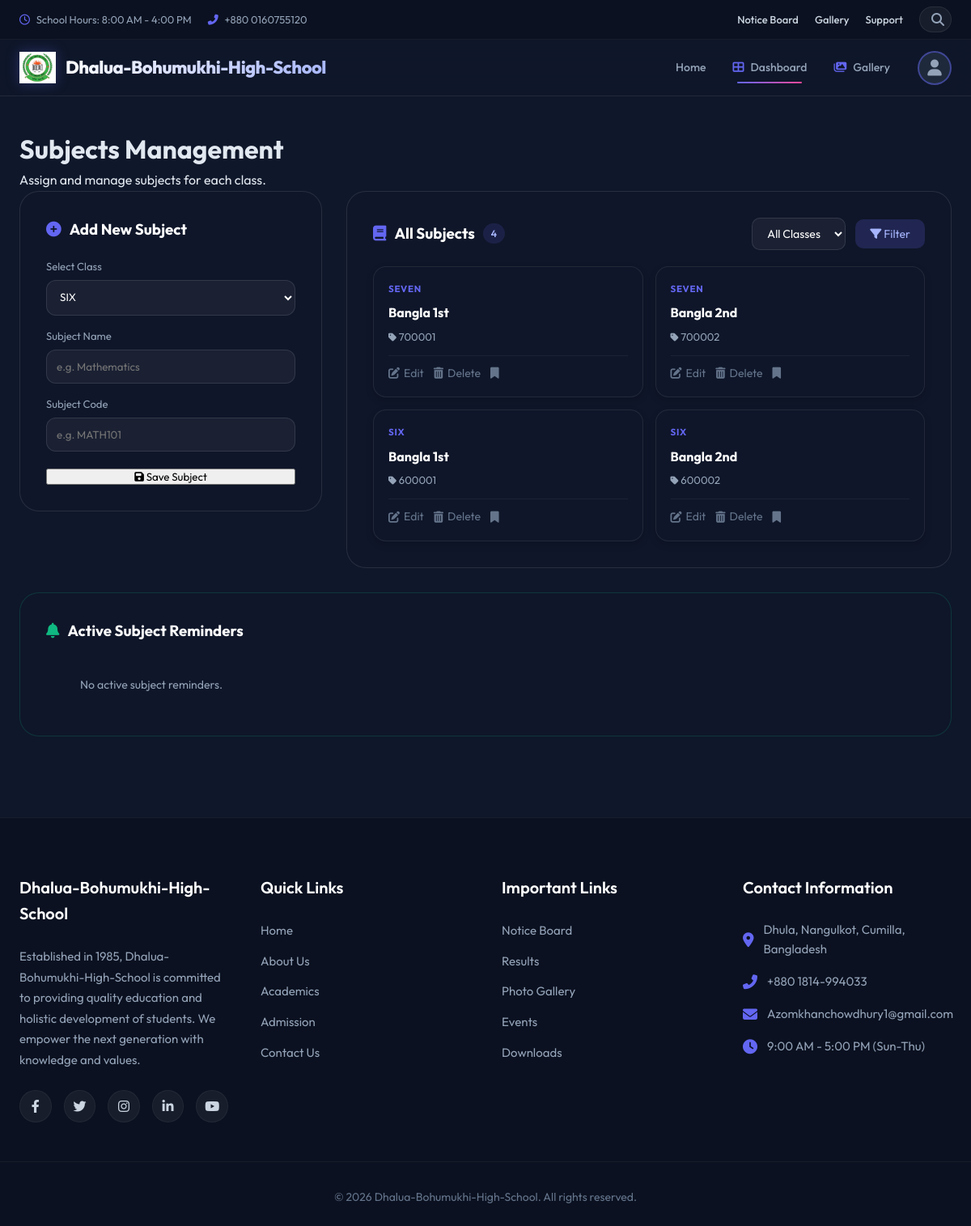
The page /admin-dashboard/academics/subjects/ (signed in) on the database its author committed.
### academics/models.py (models this page shows, shortened)
class Subject(models.Model):
    school_class = models.ForeignKey(SchoolClass, on_delete=models.CASCADE, related_name='subjects')
    name = models.CharField(max_length=100)
    code = models.CharField(max_length=20)
    is_remembered = models.BooleanField(default=False)
    reminder_note = models.TextField(blank=True, null=True)

class SchoolClass(models.Model):
    name = models.CharField(max_length=50) # e.g. Class 6, Class 10
    code = models.CharField(max_length=10, unique=True)

### admin/views.py (the view, shortened to what this page needs)
# urls.py: path('academics/subjects/', views.academics_subjects, name='academics_subjects'),
@staff_member_required
def academics_subjects(request):
    filter_class = request.GET.get('filter_class', '')
    classes = SchoolClass.objects.all()
    subjects = Subject.objects.all().select_related('school_class')
    if filter_class:
        subjects = subjects.filter(school_class_id=filter_class)
    subjects = subjects.order_by('school_class__name', 'name')
    return render(request, 'admin/academics/subjects.html', {
        'classes': classes,
        'subjects': subjects,
        'filter_class': filter_class,
    })

### accounts/context_processors.py (called while the page is built)
def user_profile_context(request):
    if request.user.is_authenticated:
        user = request.user
        role = "Admin" if user.is_superuser else "User"
        profile = None
        if hasattr(user, 'student_profile'):
            role = "Student"
            profile = user.student_profile
        elif hasattr(user, 'teacher_profile'):
            role = "Teacher"
            profile = user.teacher_profile
        elif hasattr(user, 'staff_profile'):
            role = "Staff"
            profile = user.staff_profile
        elif hasattr(user, 'parent_profile'):
            role = "Parent"
            profile = user.parent_profile
        return {
            'global_role': role,
            'global_profile': profile
        }
    return {}

### templates/admin/academics/subjects.html (shortened to what this page needs)
{% extends 'base.html' %}
{% load static %}
{% block css %}
<link rel="stylesheet" href="{% static 'css/dashboard.css' %}">
{% endblock %}
{% block content %}
<div class="dashboard-wrapper">
    <div class="section-header">
        <h1>Subjects Management</h1>
        <p>Assign and manage subjects for each class.</p>
    </div>
    <div style="display:grid; grid-template-columns:1fr 2fr; gap:30px; align-items:start;">
        <div style="background:rgba(15,23,42,0.6); padding:2rem; border-radius:24px; border:1px solid rgba(255,255,255,0.1);">
            <h3 style="color:#fff; margin-bottom:20px; display:flex; align-items:center; gap:10px;">
                <i class="fas fa-plus-circle" style="color:#6366f1;"></i> Add New Subject
            </h3>
            <form method="POST">
                <div style="display:flex; flex-direction:column; gap:15px;">
                    <div style="display:flex; flex-direction:column; gap:6px;">
                        <label style="color:#94a3b8; font-size:0.82rem;">Select Class</label>
                        <select name="class_id" required style="background:rgba(255,255,255,0.05); color:#fff; padding:12px; border-radius:12px; border:1px solid rgba(255,255,255,0.1);">
                            {% for cls in classes %}
                            <option value="{{ cls.id }}">{{ cls.name }}</option>
                            {% endfor %}
                        </select>
                    </div>
                    <div style="display:flex; flex-direction:column; gap:6px;">
                        <label style="color:#94a3b8; font-size:0.82rem;">Subject Name</label>
                        <input type="text" name="name" placeholder="e.g. Mathematics" required
                            style="background:rgba(255,255,255,0.05); color:#fff; padding:12px; border-radius:12px; border:1px solid rgba(255,255,255,0.1);">
                    </div>
                    <div style="display:flex; flex-direction:column; gap:6px;">
                        <label style="color:#94a3b8; font-size:0.82rem;">Subject Code</label>
                        <input type="text" name="code" placeholder="e.g. MATH101" required
                            style="background:rgba(255,255,255,0.05); color:#fff; padding:12px; border-radius:12px; border:1px solid rgba(255,255,255,0.1);">
                    </div>
                    <button type="submit" class="view-all-btn" style="width:100%; margin-top:6px;">
                        <i class="fas fa-save"></i> Save Subject
                    </button>
                </div>
            </form>
        </div>
        <div style="background:rgba(15,23,42,0.6); padding:2rem; border-radius:24px; border:1px solid rgba(255,255,255,0.1);">
            <div style="display:flex; justify-content:space-between; align-items:center; margin-bottom:20px; flex-wrap:wrap; gap:12px;">
                <h3 style="color:#fff; display:flex; align-items:center; gap:10px; margin:0;">
                    <i class="fas fa-book" style="color:#6366f1;"></i>
                    All Subjects
                    <span style="background:rgba(99,102,241,0.15); color:#a5b4fc; font-size:0.75rem; padding:3px 10px; border-radius:20px; font-weight:600;">
                        {{ subjects|length }}
                    </span>
                </h3>
                <form method="GET" class="filter-bar" style="margin:0;">
                    <select name="filter_class">
                        <option value="">All Classes</option>
                    </select>
                    <button type="submit"><i class="fas fa-filter"></i> Filter</button>
                </form>
            </div>
            <div style="display:grid; grid-template-columns:repeat(auto-fill, minmax(220px, 1fr)); gap:15px;">
                {% for sub in subjects %}
                <div class="subject-card {% if sub.is_remembered %}remembered{% endif %}">
                    <span class="subject-class-badge">{{ sub.school_class.name }}</span>
                    <h4 class="subject-name">{{ sub.name }}</h4>
                    <span class="subject-code"><i class="fas fa-tag" style="font-size:0.72rem;"></i> {{ sub.code }}</span>
                    <div class="subject-actions">
                        <a href="{% url 'admin_panel:subject_edit' sub.id %}" class="edit-btn" title="Edit Subject">
                            <i class="fas fa-edit"></i> Edit
                        </a>
                        <a href="{% url 'admin_panel:subject_delete' sub.id %}" class="delete-btn" title="Delete Subject">
                            <i class="fas fa-trash-alt"></i> Delete
                        </a>
                        <a href="{% url 'admin_panel:subject_toggle_remember' sub.id %}"
                           class="remember-btn {% if sub.is_remembered %}remembered-active{% endif %}"
                           title="{% if sub.is_remembered %}Remove Reminder{% else %}Add Reminder{% endif %}">
                            <i class="fas fa-bookmark"></i>
                        </a>
                    </div>
                </div>
                {% empty %}
                <div style="grid-column:1/-1; text-align:center; padding:50px; color:#94a3b8;">
                    <i class="fas fa-book-open" style="font-size:2.5rem; margin-bottom:12px; opacity:0.3;"></i>
                    <p>No subjects found{% if filter_class %} for the selected class{% endif %}.</p>
                </div>
                {% endfor %}
            </div>
        </div>
    </div>
    {% with remembered=subjects %}
    {% if subjects %}
    <div style="background:rgba(15,23,42,0.6); padding:2rem; border-radius:24px; border:1px solid rgba(16,185,129,0.2); margin-top:30px;" id="reminders-wrapper">
        <h3 style="color:#fff; margin-bottom:20px; display:flex; align-items:center; gap:10px;">
            <i class="fas fa-bell" style="color:#10b981;"></i> Active Subject Reminders
        </h3>
        <div style="display:grid; grid-template-columns:repeat(auto-fill, minmax(260px, 1fr)); gap:15px;" id="reminders-list">
            <div id="no-reminders-msg" style="color:#94a3b8; font-size:0.88rem; text-align:center; padding:20px; display:none;">
                No active subject reminders.
            </div>
        </div>
    </div>
    {% endif %}
    {% endwith %}
</div>
{% endblock %}

### static/css/base.css (style rules this page uses)
* { margin: 0; padding: 0; box-sizing: border-box; font-family: 'Outfit', sans-serif; }
body { background-color: #0f172a; color: #e2e8f0; line-height: 1.6; overflow-x: hidden; }

### static/css/dashboard.css (style rules this page uses)
.dashboard-wrapper { padding: 40px 24px; max-width: 1400px; margin: 0 auto; }

### templates/admin/academics/subjects.html (style rules this page uses)
.subject-card { background: rgba(15, 23, 42, 0.8); border: 1px solid rgba(255, 255, 255, 0.08); padding: 18px; border-radius: 16px; display: flex; flex-direction: column; gap: 6px; transition: all 0.3s ease; position: relative; box-shadow: 0 4px 10px rgba(0, 0, 0, 0.15); }
.subject-class-badge { font-size: 0.72rem; font-weight: 700; text-transform: uppercase; letter-spacing: 0.06em; color: var(--home-primary, #6366f1); margin-bottom: 2px; }
.subject-name { font-size: 1rem; font-weight: 700; color: #ffffff; margin: 0; }
.subject-code { font-size: 0.82rem; color: #94a3b8; }
.subject-actions { display: flex; gap: 12px; border-top: 1px solid rgba(255, 255, 255, 0.05); padding-top: 10px; margin-top: 6px; }
.subject-actions a { color: #64748b; font-size: 0.88rem; text-decoration: none; transition: all 0.2s ease; display: flex; align-items: center; gap: 5px; }
.filter-bar { display: flex; align-items: center; gap: 12px; flex-wrap: wrap; margin-bottom: 20px; }
.filter-bar select { background: rgba(255,255,255,0.05); color: #fff; padding: 9px 14px; border-radius: 10px; border: 1px solid rgba(255,255,255,0.1); font-size: 0.88rem; cursor: pointer; }
.filter-bar button { padding: 9px 18px; border-radius: 10px; border: none; background: rgba(99,102,241,0.2); color: #a5b4fc; font-size: 0.88rem; cursor: pointer; transition: all 0.2s; }

### rows shown on the page
Subject: school_class.name "SEVEN", name "Bangla 1st", code "700001"
Subject: school_class.name "SEVEN", name "Bangla 2nd", code "700002"
Subject: school_class.name "SIX", name "Bangla 1st", code "600001"
Subject: school_class.name "SIX", name "Bangla 2nd", code "600002"

### other values the page prints
{{ subjects|length }} "4"
form field class_id "SIX"
